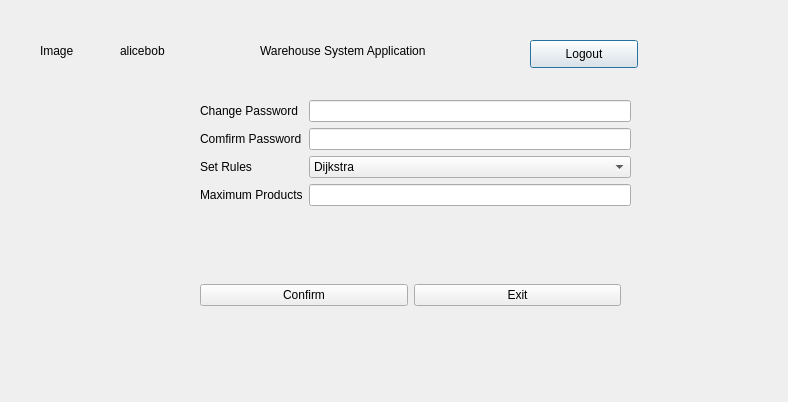
<?xml version="1.0" encoding="UTF-8"?>
<ui version="4.0">
 <class>Profile</class>
 <widget class="QDialog" name="Profile">
  <property name="geometry">
   <rect>
    <x>0</x>
    <y>0</y>
    <width>788</width>
    <height>402</height>
   </rect>
  </property>
  <property name="windowTitle">
   <string>Dialog</string>
  </property>
  <widget class="QLabel" name="label_username">
   <property name="geometry">
    <rect>
     <x>120</x>
     <y>40</y>
     <width>101</width>
     <height>21</height>
    </rect>
   </property>
   <property name="text">
    <string>alicebob</string>
   </property>
  </widget>
  <widget class="QPushButton" name="pushButton_logout">
   <property name="geometry">
    <rect>
     <x>530</x>
     <y>40</y>
     <width>108</width>
     <height>28</height>
    </rect>
   </property>
   <property name="text">
    <string>Logout</string>
   </property>
  </widget>
  <widget class="QLabel" name="label_title">
   <property name="geometry">
    <rect>
     <x>260</x>
     <y>30</y>
     <width>311</width>
     <height>41</height>
    </rect>
   </property>
   <property name="text">
    <string>Warehouse System Application</string>
   </property>
  </widget>
  <widget class="QWidget" name="formLayoutWidget">
   <property name="geometry">
    <rect>
     <x>200</x>
     <y>100</y>
     <width>431</width>
     <height>141</height>
    </rect>
   </property>
   <layout class="QFormLayout" name="formLayout">
    <item row="0" column="0">
     <widget class="QLabel" name="label_change_password">
      <property name="text">
       <string>Change Password</string>
      </property>
     </widget>
    </item>
    <item row="0" column="1">
     <widget class="QLineEdit" name="lineEdit_password_input1">
      <property name="inputMethodHints">
       <set>Qt::ImhHiddenText|Qt::ImhNoAutoUppercase|Qt::ImhNoPredictiveText|Qt::ImhSensitiveData</set>
      </property>
      <property name="text">
       <string/>
      </property>
      <property name="echoMode">
       <enum>QLineEdit::Password</enum>
      </property>
     </widget>
    </item>
    <item row="1" column="0">
     <widget class="QLabel" name="label_confirm_password">
      <property name="text">
       <string>Comfirm Password</string>
      </property>
     </widget>
    </item>
    <item row="1" column="1">
     <widget class="QLineEdit" name="lineEdit_password_input2">
      <property name="inputMethodHints">
       <set>Qt::ImhHiddenText|Qt::ImhNoAutoUppercase|Qt::ImhNoPredictiveText|Qt::ImhSensitiveData</set>
      </property>
      <property name="text">
       <string/>
      </property>
      <property name="echoMode">
       <enum>QLineEdit::Password</enum>
      </property>
     </widget>
    </item>
    <item row="2" column="0">
     <widget class="QLabel" name="label_set_rules">
      <property name="text">
       <string>Set Rules</string>
      </property>
     </widget>
    </item>
    <item row="3" column="0">
     <widget class="QLabel" name="label_maximum_products">
      <property name="text">
       <string>Maximum Products</string>
      </property>
     </widget>
    </item>
    <item row="2" column="1">
     <widget class="QComboBox" name="comboBox_set_rules">
      <item>
       <property name="text">
        <string>Dijkstra</string>
       </property>
      </item>
     </widget>
    </item>
    <item row="3" column="1">
     <widget class="QLineEdit" name="lineEdit_maximum_products"/>
    </item>
   </layout>
  </widget>
  <widget class="QWidget" name="horizontalLayoutWidget">
   <property name="geometry">
    <rect>
     <x>200</x>
     <y>270</y>
     <width>421</width>
     <height>51</height>
    </rect>
   </property>
   <layout class="QHBoxLayout" name="horizontalLayout">
    <item>
     <widget class="QPushButton" name="pushButton_confirm">
      <property name="text">
       <string>Confirm</string>
      </property>
     </widget>
    </item>
    <item>
     <widget class="QPushButton" name="pushButton_exit">
      <property name="text">
       <string>Exit</string>
      </property>
     </widget>
    </item>
   </layout>
  </widget>
  <widget class="QLabel" name="label_image">
   <property name="geometry">
    <rect>
     <x>40</x>
     <y>30</y>
     <width>51</width>
     <height>41</height>
    </rect>
   </property>
   <property name="text">
    <string>Image</string>
   </property>
  </widget>
 </widget>
 <resources/>
 <connections/>
</ui>
